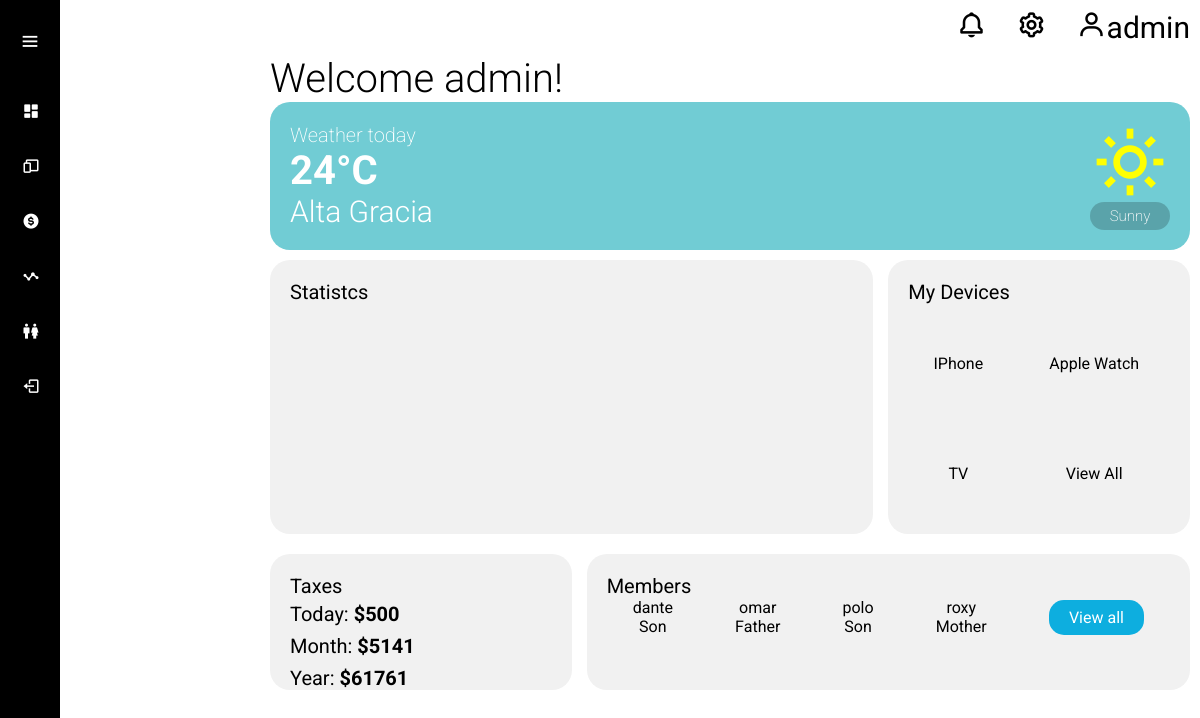
The page /dashboard/ (signed in) on the database its author committed.
### user_auth/models.py (models this page shows, shortened)
class Person(models.Model):
    user = models.OneToOneField(User, on_delete=models.CASCADE)
    kindred = models.CharField(max_length=255)
    is_family_admin = models.BooleanField(default=False)
    family = models.ForeignKey(Family, on_delete=models.CASCADE)

### dashboard/views.py (the view)
# urls.py: path("", views.dashboard, name="dashboard"),
def dashboard(request):
    person = get_object_or_404(Person, user=request.user)
    family_persons = Family.list_members(person)[:4]
    return render(request, "dashboard/dashboard.html", {"members": family_persons})

### user_auth/models.py (called while the page is built)
    @classmethod
    def list_members(cls, person):
        family_persons = Person.objects.filter(family=person.family)
        return family_persons

### dashboard/templates/dashboard/dashboard.html (shortened to what this page needs)
{% extends 'core/base.html' %} {% block title %}HomeFina{% endblock %}{% block content %}
<div class="container">
    <h1 class="title">Welcome {{user.username}}!</h1>
    <div class="weather">
        <div class="info">
            <p class="title">Weather today</p>
            <p class="grades">24°C</p>
            <p class="city">Alta Gracia</p>
        </div>
        <div class="image">
            <i class='bx bx-sun'></i>
            <p class="description">Sunny</p>
        </div>
    </div>
    <div class="grid-container">
        <div class="panel-container">
            <a class="sub-title" href="#">Statistcs</a>
        </div>
        <div class="panel-container">
            <a class="sub-title" href="#">My Devices</a>
            <div class="devices-container">
                <div class="device">
                    <a href="#">
                        <p class="name">IPhone</p>
                    </a>
                </div>
                <div class="device">
                    <a href="#">
                        <p class="name">Apple Watch</p>
                    </a>
                </div>
                <div class="device">
                    <a href="#">
                        <p class="name">TV</p>
                    </a>
                </div>
                <div class="device">
                    <a href="#">
                        <p class="name">View All</p>
                    </a>
                </div>
            </div>
        </div>
    </div>
    <div class="grid-container-2">
        <div class="panel-container">
            <a href="#" class="sub-title">Taxes</a>
            <div class="taxes">
                <p>Today: <span>$500</span></p>
                <p>Month: <span>$5141</span></p>
                <p>Year: <span>$61761</span></p>
            </div>
        </div>
        <div class="panel-container">
            <a class="sub-title" href="{% url 'member:member' %}">Members</a>
            <div class="members">
            {% for member in members %}
            <div class="member">
                <p class="name">{{member.user.username}}</p>
                <p class="kindred">{{member.kindred}}</p>
            </div>
            {% endfor %}
            <div class="member">
                <a href="{% url 'member:member' %}" class="btn btn-edit">View all</a>
            </div>
            </div>
        </div>
    </div>
</div>
{% endblock %}

### core/templates/core/base.html (shortened to what this page needs)
{% load static %}
<!DOCTYPE html>
<html lang="en">
<head>
    <link href='https://unpkg.com/boxicons@2.1.4/css/boxicons.min.css' rel='stylesheet'>
    <link rel="stylesheet" href=" {% static 'css/styles.css' %} ">
</head>
<body>
    <header class="header">
        <a href="#"><i class='bx bx-bell'></i></i></a>
        <a href="#"><i class='bx bx-cog'></i></a> {% if user.is_authenticated %}
        <a href=""><i class='bx bx-user' ></i>{{user.username}}</a> {% endif %}
    </header>
    <nav class="sidebar">
        <div class="logo-menu">
            <i class='bx bx-menu toggle-btn'></i>
        </div>
        <ul class="list">
            {% if user.is_authenticated %}
            <li class="list-item">
                <a href="{% url 'dashboard:dashboard' %}">
                    <i class='bx bxs-dashboard'></i>
                </a>
            </li>
            <li class="list-item">
                <a href="{% url 'device:device' %}">
                    <i class='bx bx-devices'></i>
                </a>
            </li>
            <li class="list-item">
                <a href="#">
                    <i class='bx bxs-dollar-circle'></i>
                </a>
            </li>
            <li class="list-item">
                <a href="#">
                    <i class='bx bx-stats'></i>
                </a>
            </li>
            <li class="list-item">
                <a href="{% url 'member:member' %}">
                    <i class='bx bx-male-female'></i>
                </a>
            </li>
            <li class="list-item">
                <a href="{% url 'user_auth:sign_out' %}">
                    <i class='bx bx-log-out'></i>
                </a>
            </li>
            {% endif %}
        </ul>
    </nav>
    {% block content %} {% endblock %}
</body>
</html>

### static/css/styles.css (style rules this page uses)
* { margin: 0; padding: 0; box-sizing: border-box; font-family: "Roboto", sans-serif; }
.container { margin-left: 270px; margin-right: 10px; }
.title { font-weight: 300; font-size: 40px; }
.sub-title { font-weight: 400; font-size: 20px; text-decoration: none; color: #000; }
.grid-container { display: grid; grid-template-columns: 2fr 1fr; gap: 15px; }
.grid-container-2 { display: grid; grid-template-columns: 1fr 2fr; gap: 15px; }
.panel-container { margin: 10px 0; padding: 20px; background-color: #f1f1f1; border-radius: 20px; }
.btn { text-decoration: none; padding: 8px 20px; border-radius: 15px; transition: .1s ease; }
.btn-edit { background-color: #0daedf; color: #fff; }
.header { display: flex; justify-content: end; gap: 10px; align-items: center; }
.header a { text-decoration: none; margin: 5px; padding: 5px; color: #000; font-size: 30px; border-radius: 20px; }
.sidebar { position: fixed; top: 0; left: 0; width: 60px; height: 100%; background-color: #000; padding: 6px; transition: .5s; }
.sidebar .logo-menu { display: flex; align-items: center; width: 100%; height: 70px; color: #fff; }
.sidebar .logo-menu .toggle-btn { position: absolute; left: 50%; transform: translateX(-50%); width: 40px; height: 40px; font-size: 22px; text-align: center; line-height: 40px; cursor: pointer; transition: .5s; }
.sidebar .list { margin-top: 10px; }
.list .list-item { width: 100%; height: 50px; margin: 5px 0; list-style: none; line-height: 50px; }
.list .list-item a { display: flex; align-items: center; font-size: 18px; color: #fff; text-decoration: none; border-radius: 6px; white-space: nowrap; }
.list .list-item a i { min-width: 50px; height: 50px; text-align: center; line-height: 50px; }
.weather { padding: 20px; border-radius: 20px; background-color: #71ccd4; display: flex; justify-content: space-between; align-items: center; color: #fff; }
.weather .title { font-size: 20px; font-weight: 200; }
.weather .grades { font-weight: 700; font-size: 40px; }
.weather .city { font-weight: 300; font-size: 30px; }
.weather i { font-size: 80px; color: yellow; }
.weather .description { padding: 5px 15px; background-color: rgba(0, 0, 0, 0.2); border-radius: 20px; font-size: 15px; font-weight: 200; text-align: center; }
.devices-container { display: grid; grid-template-columns: repeat(2, 1fr); gap: 10px; }
.devices-container .device { height: 100px; width: 100px; display: flex; align-items: center; justify-content: center; }
.devices-container .device a { text-decoration: none; color: #000; }
.taxes { display: grid; grid-auto-flow: row; height: 100%; align-items: center; }
.taxes p { font-size: 20px; }
.taxes span { font-weight: 700; }
.members { display: grid; gap: 10px; grid-auto-flow: column; }
.members .member { display: flex; justify-content: center; flex-direction: column; align-items: center; }

### rows shown on the page
Person: user.username "dante", kindred "Son"
Person: user.username "omar", kindred "Father"
Person: user.username "polo", kindred "Son"
Person: user.username "roxy", kindred "Mother"

### other values the page prints
{{ user.username }} "admin"
